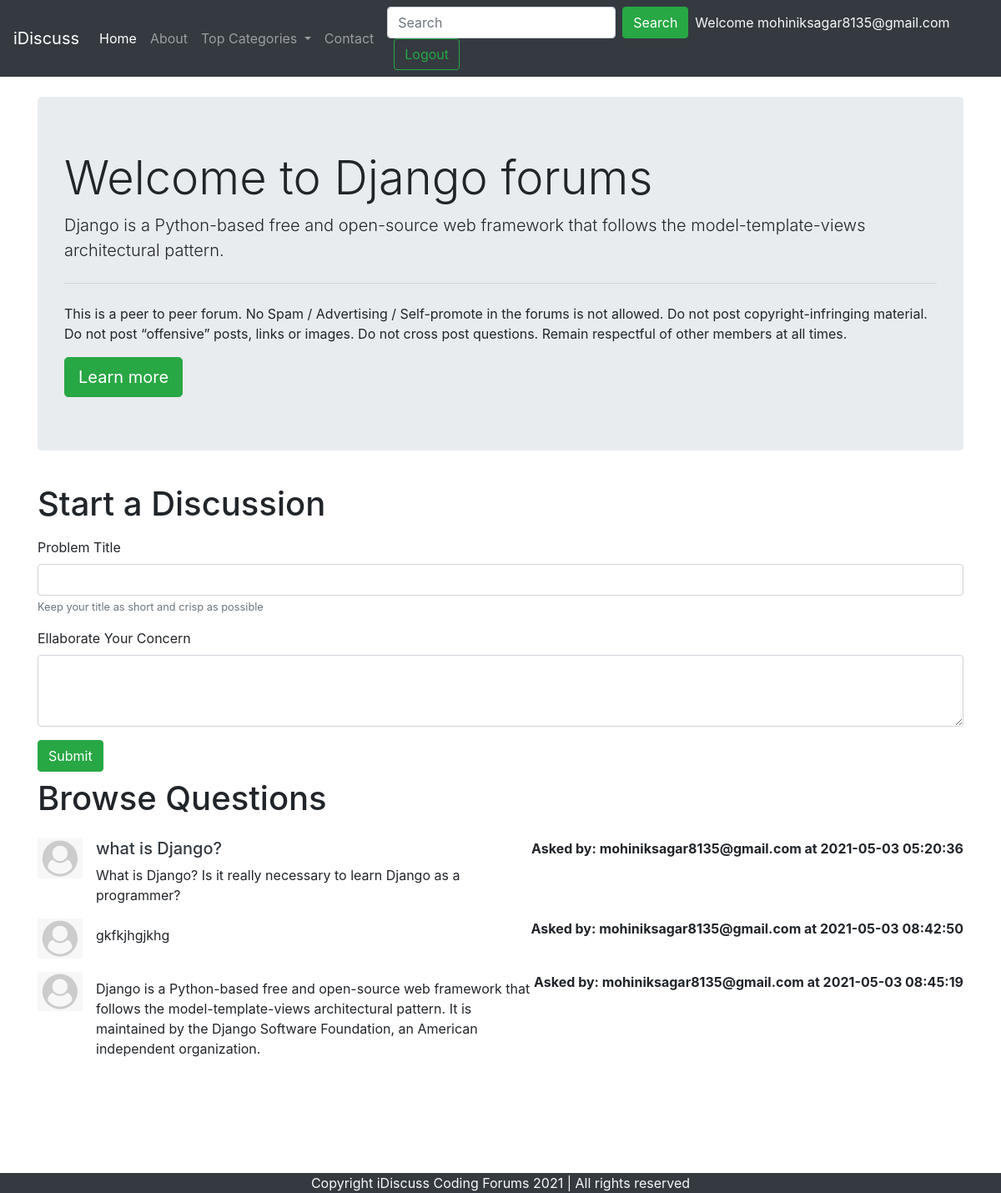
Screenshot of /threadlist.php?catid=3 (signed in) with the database file from the repository.
### tables this page shows
CREATE TABLE `categories` (
  `category_id` int(8) NOT NULL,
  `category_name` varchar(255) NOT NULL,
  `category_description` varchar(255) NOT NULL,
  `created` datetime NOT NULL
);

CREATE TABLE `threads` (
  `thread_id` int(7) NOT NULL,
  `thread_title` varchar(255) NOT NULL,
  `thread_desc` text NOT NULL,
  `thread_cat_id` int(7) NOT NULL,
  `thread_user_id` int(7) NOT NULL,
  `timestamp` datetime NOT NULL
);

CREATE TABLE `users` (
  `sno` int(8) NOT NULL,
  `user_email` varchar(30) NOT NULL,
  `user_pass` varchar(255) NOT NULL,
  `timestamp` int(11) NOT NULL DEFAULT current_timestamp()
);

### threadlist.php (the view, shortened to what this page needs)
<!doctype html>
<html lang="en">
<head>
    <link rel="stylesheet" href="https://stackpath.bootstrapcdn.com/bootstrap/4.5.0/css/bootstrap.min.css"
>
</head>
<body>
    <?php include 'partials/_dbconnect.php';?>
    <?php include 'partials/_header.php';?>
    <?php
    $id = $_GET['catid'];
    $sql = "SELECT * FROM `categories` WHERE category_id=$id";
    $result = mysqli_query($conn, $sql);
    while($row = mysqli_fetch_assoc($result)){
        $catname = $row['category_name'];
        $catdesc = $row['category_description'];
    }
    ?>
    <div class="container my-4">
        <div class="jumbotron">
            <h1 class="display-4">Welcome to <?php echo $catname;?> forums</h1>
            <p class="lead"> <?php echo $catdesc;?></p>
            <hr class="my-4">
            <p>This is a peer to peer forum. No Spam / Advertising / Self-promote in the forums is not allowed. Do not
                post copyright-infringing material. Do not post “offensive” posts, links or images. Do not cross post
                questions. Remain respectful of other members at all times.</p>
            <a class="btn btn-success btn-lg" href="#" role="button">Learn more</a>
        </div>
    </div>
    <?php
    if(isset($_SESSION['loggedin']) && $_SESSION['loggedin']==true){
    echo '<div class="container">
            <h1 class="py-2">Start a Discussion</h1>
            <form action="'. $_SERVER["REQUEST_URI"] . '" method="post">
                <div class="form-group">
                    <label for="exampleInputEmail1">Problem Title</label>
                    <input type="text" class="form-control" id="title" name="title" aria-describedby="emailHelp">
                    <small id="emailHelp" class="form-text text-muted">Keep your title as short and crisp as
                        possible</small>
                </div>
                <input type="hidden" name="sno" value="'. $_SESSION["sno"]. '">
                <div class="form-group">
                    <label for="exampleFormControlTextarea1">Ellaborate Your Concern</label>
                    <textarea class="form-control" id="desc" name="desc" rows="3"></textarea>
                </div>
                <button type="submit" class="btn btn-success">Submit</button>
            </form>
        </div>';
    }
    ?>
    <div class="container mb-5" id="ques">
        <h1 class="py-2">Browse Questions</h1>
    <?php
    $id = $_GET['catid'];
    $sql = "SELECT * FROM `threads` WHERE thread_cat_id=$id";
    $result = mysqli_query($conn, $sql);
    while($row = mysqli_fetch_assoc($result)){
        $id = $row['thread_id'];
        $title = $row['thread_title'];
        $desc = $row['thread_desc'];
        $thread_time = $row['timestamp'];
        $thread_user_id = $row['thread_user_id'];
        $sql2 = "SELECT user_email FROM `users` WHERE sno='$thread_user_id'";
        $result2 = mysqli_query($conn, $sql2);
        $row2 = mysqli_fetch_assoc($result2);
        echo '<div class="media my-3">
            <img src="img/userdefault.png" width="54px" class="mr-3" alt="...">
            <div class="media-body">'.
             '<h5 class="mt-0"> <a class="text-dark" href="thread.php?threadid=' . $id. '">'. $title . ' </a></h5>
                '. $desc . ' </div>'.'<div class="font-weight-bold my-0"> Asked by: '. $row2['user_email'] . ' at '. $thread_time. '</div>'.
        '</div>';
        }
    ?>
    </div>
    <?php include 'partials/_footer.php';?>
</body>
</html>

### threadlist.php (style rules this page uses)
#ques { min-height: 433px; }

### rows the page displays
categories: category_name "Django", category_description "Django is a Python-based free and open-source web framework that follows the model-template-views architectural pattern."
threads: thread_title "what is Django?", thread_desc "What is Django? Is it really necessary to learn Django as a programmer?", users.user_email "mohiniksagar8135@gmail.com", timestamp "2021-05-03 05:20:36"
threads: thread_desc "gkfkjhgjkhg", users.user_email "mohiniksagar8135@gmail.com", timestamp "2021-05-03 08:42:50"
threads: thread_desc "Django is a Python-based free and open-source web framework that follows the model-template-views architectural pattern. It is maintained by the Django Software Foundation, an American independent organization.", users.user_email "mohiniksagar8135@gmail.com", timestamp "2021-05-03 08:45:19"

### other values shown
$_SESSION['useremail'] "mohiniksagar8135@gmail.com"
